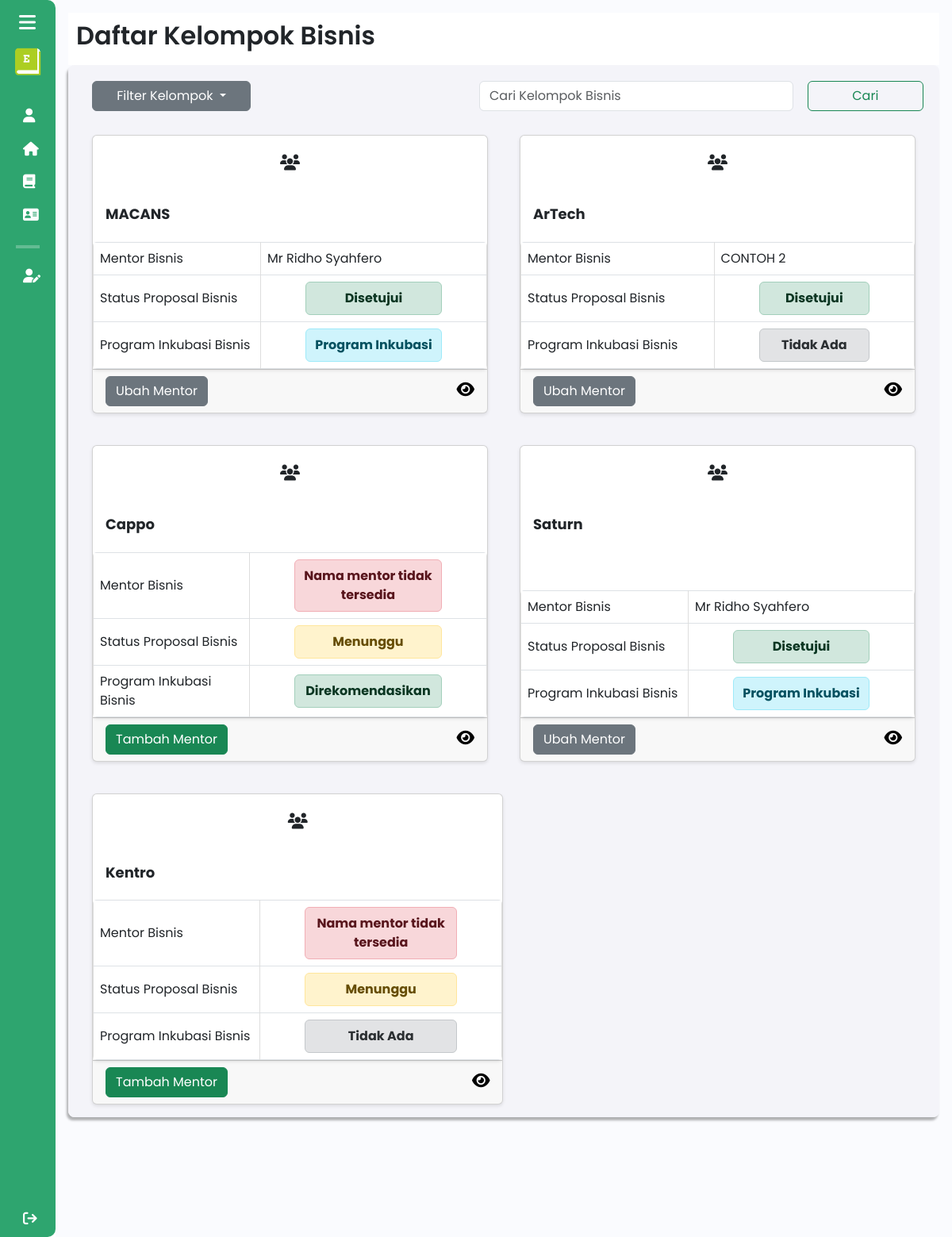
The app's page /mentor/daftar_kelompok_bisnis (signed in), older data.
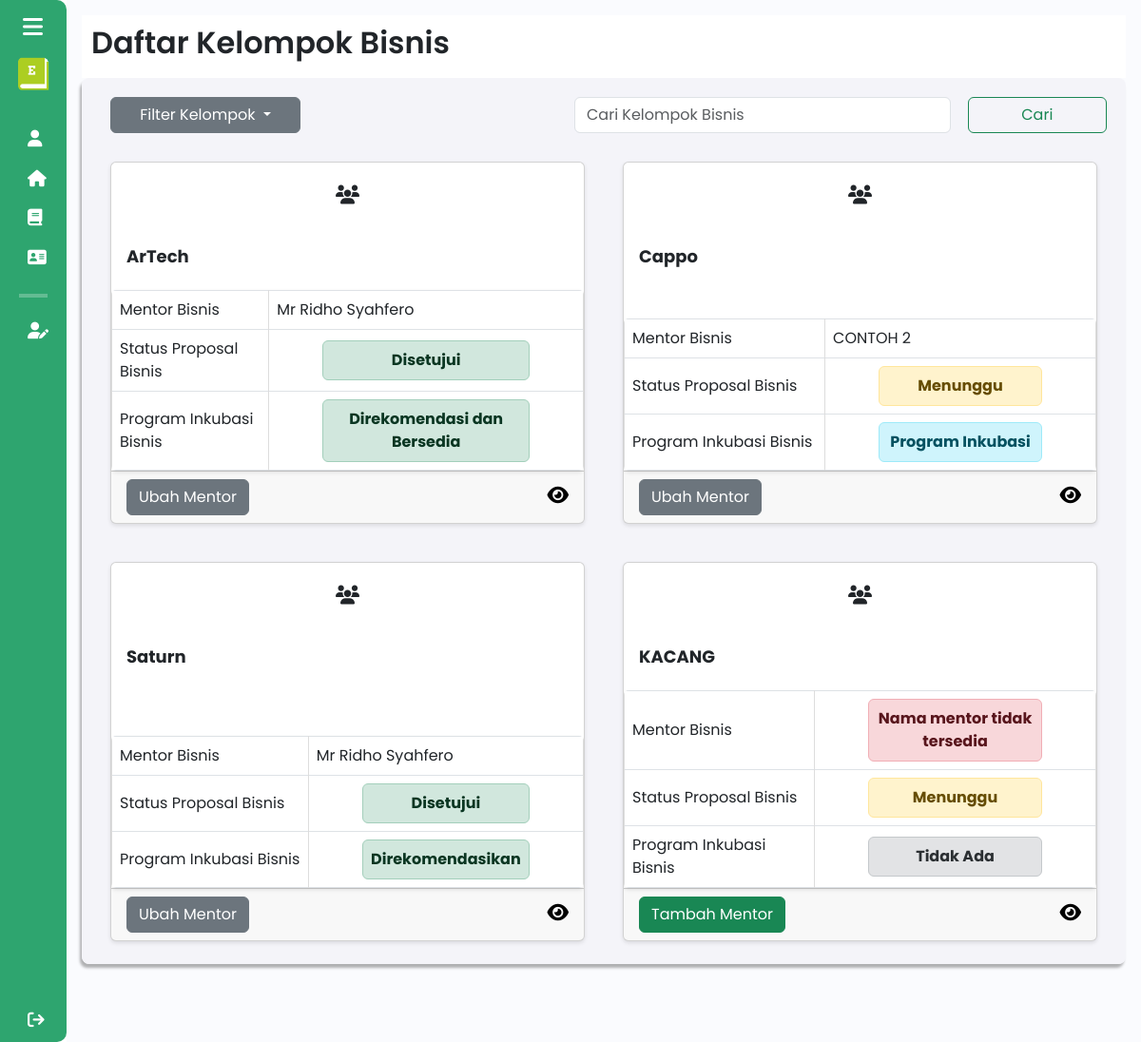
The same page, newer data.
### tables this page shows
CREATE TABLE `kelompok_bisnis` (
  `id_kelompok` int(11) NOT NULL,
  `npm_ketua` varchar(20) DEFAULT NULL,
  `nama_kelompok` varchar(50) DEFAULT NULL,
  `nama_bisnis` varchar(50) DEFAULT NULL,
  `logo_bisnis` varchar(255) DEFAULT NULL,
  `tahun_akademik_id` int(11) DEFAULT NULL,
  `kategori_bisnis` varchar(255) DEFAULT NULL,
  `sdg` varchar(255) DEFAULT NULL,
  `ide_bisnis` varchar(255) DEFAULT NULL,
  `id_mentor` int(11) DEFAULT NULL,
  `status_inkubasi` enum('direkomendasikan','disetujui','ditolak','masuk','tidak masuk') DEFAULT NULL,
  `status_kelompok_bisnis` enum('aktif','tidak aktif') DEFAULT 'aktif'
);

CREATE TABLE `mentor` (
  `id` int(11) NOT NULL,
  `user_id` int(11) NOT NULL,
  `nama` varchar(100) NOT NULL,
  `nidn` varchar(15) NOT NULL,
  `email` varchar(100) DEFAULT NULL,
  `contact` varchar(15) DEFAULT NULL,
  `keahlian` varchar(100) DEFAULT NULL,
  `fakultas` varchar(100) DEFAULT NULL,
  `prodi` varchar(100) DEFAULT NULL,
  `foto_profile` varchar(255) DEFAULT NULL
);

### components/pages/mentorbisnis/daftar_kelompok_bisnis_mentor.php (the view, shortened to what the rows shown need)
<?php
include $_SERVER['DOCUMENT_ROOT'] . '/Entree/config/db_connection.php';
$user_id = $_SESSION['user_id'];
$user_role = $_SESSION['role'];
$search = isset($_GET['search']) ? $_GET['search'] : '';
$status_inkubasi = isset($_GET['status_inkubasi']) ? $_GET['status_inkubasi'] : 'semua';
$sql_tahun_akademik = "SELECT id FROM tahun_akademik WHERE status = 'aktif'";
$result_tahun_akademik = $conn->query($sql_tahun_akademik);
if ($result_tahun_akademik->num_rows > 0) {
    $tahun_akademik_aktif = $result_tahun_akademik->fetch_assoc()['id'];
} else {
    die("Tidak ada tahun akademik yang aktif.");
}
if ($user_role === 'Tutor') {
    $sql = "
        SELECT * FROM kelompok_bisnis
        WHERE id_mentor = (SELECT id FROM mentor WHERE user_id = ?)
        AND id_tahun_akademik = ?
        AND nama_kelompok LIKE ?
    ";
    if ($status_inkubasi !== 'semua') {
        $sql .= " AND status_inkubasi = ?";
    }
} else {
    $sql = "
        SELECT * FROM kelompok_bisnis
        WHERE tahun_akademik_id = ?
        AND nama_kelompok LIKE ?
    ";
}
$stmt = $conn->prepare($sql);
$search_param = "%" . $search . "%";
if ($status_inkubasi !== 'semua') {
    if ($user_role === 'Tutor') {
        $stmt->bind_param('ssss', $user_id, $tahun_akademik_aktif, $search_param, $status_inkubasi);
    } else {
        $stmt->bind_param('sss', $tahun_akademik_aktif, $search_param, $status_inkubasi);
    }
} else {
    if ($user_role === 'Tutor') {
        $stmt->bind_param('sss', $user_id, $tahun_akademik_aktif, $search_param);
    } else {
        $stmt->bind_param('ss', $tahun_akademik_aktif, $search_param);
    }
}
$stmt->execute();
$result = $stmt->get_result();
?>
<!DOCTYPE html>
<html lang="en">
<head>
    <link href="https://cdn.lineicons.com/4.0/lineicons.css" rel="stylesheet" />
    <link href="https://cdn.jsdelivr.net/npm/bootstrap@5.3.0-alpha3/dist/css/bootstrap.min.css" rel="stylesheet"
>
    <link rel="stylesheet" href="/Entree/assets/css/daftar_kelompok.css">
</head>
<body>
    <div class="wrapper">
        <?php
        include 'sidebar_mentor.php';
        ?>
        <div class="main p-3">
            <div class="main_header">
                <?php
                include 'header_mentor.php';
                ?>
            </div>
            <div class="main_wrapper">
                <?php
                if ($result->num_rows > 0) {
                    while ($row = $result->fetch_assoc()) {
                        $id_kelompok = $row['id_kelompok'];
                        $id_mentor = $row['id_mentor'];
                        $mentorQuery = "
                            SELECT m.nama AS nama_mentor
                            FROM mentor m
                            WHERE m.id = ? LIMIT 1";
                        $mentorStmt = $conn->prepare($mentorQuery);
                        $mentorStmt->bind_param("i", $id_mentor);
                        $mentorStmt->execute();
                        $mentorResult = $mentorStmt->get_result();
                        $mentor = $mentorResult->fetch_assoc();
                        $namaMentor = $mentor['nama_mentor'] ?? 'Nama mentor tidak tersedia';
                        $sql = "SELECT status FROM proposal_bisnis WHERE kelompok_id = ?";
                        $stmt = $conn->prepare($sql);
                        $stmt->bind_param("i", $id_kelompok);
                        $stmt->execute();
                        $proposalResult = $stmt->get_result();
                        $status_proposal = 'menunggu';
                        $status_approved = false;
                        $status_rejected = false;
                        while ($proposalRow = $proposalResult->fetch_assoc()) {
                            if ($proposalRow['status'] == 'disetujui') {
                                $status_approved = true;
                                break;
                            } elseif ($proposalRow['status'] == 'ditolak') {
                                $status_rejected = true;
                                $status_color = '#dc3545';
                            }
                        }
                        if ($status_approved) {
                            $status_proposal = 'disetujui';
                        } elseif ($status_rejected) {
                            $status_proposal = 'ditolak';
                        }
                        echo '
                        <div class="card" style="width: 45%; margin: 10px;">
                            <div class="card-icon text-center py-4">
                                <i class="fa-solid fa-users"></i>
                            </div>
                            <div class="card-body m-0">
                                <h5 class="card-title">' . htmlspecialchars($row['nama_kelompok']) . '</h5>
                            </div>
                            <table class="table table-bordered m-0 styled-table">
                                <tbody>
                                    <tr>
                                        <td>Mentor Bisnis</td>';
                                        if ($namaMentor == "Nama mentor tidak tersedia") {
                                            echo '<td style="max-width:300px"><div class="alert alert-danger fw-bold text-center m-0 mx-5 p-2" role="alert">Nama mentor tidak tersedia</div></td>';
                                        } else {
                                            echo '<td style="max-width:300px" >' . $namaMentor . '</td>';
                                        }
                                   echo '</tr>
                                    <tr>
                                        <td>Status Proposal Bisnis</td>
                                        <td>';
                                            if ($status_proposal == 'disetujui') {
                                                echo '<p class="alert alert-success fw-bold text-center m-0 mx-5 p-2" role="alert">Disetujui</p>';
                                            } else {
                                                echo '<p class="alert alert-warning fw-bold text-center m-0 mx-5 p-2" role="alert">Menunggu</p>';
                                            }
                                        echo '</td>
                                    </tr>
                                     <tr>
                                        <td>Program Inkubasi Bisnis</td>
                                        <td>';
                                            if ($row['status_inkubasi'] == 'direkomendasikan') {
                                                echo '
                                                <p
                                                    class="alert alert-success fw-bold text-center m-0 mx-5 p-2"
                                                    role="alert"
                                                    data-bs-toggle="popover"
                                                    title="Status Direkomendasikan"
                                                    data-bs-content="Kelompok Bisnis ini direkomendasikan oleh Mentor bisnis nya untuk masuk ke dalam Program Inkubasi."
                                                    style="cursor: pointer;">
                                                        Direkomendasikan
                                                </p>';
                                            } elseif ($row['status_inkubasi'] == 'disetujui') {
                                                echo '
                                                <p
                                                    class="alert alert-success fw-bold text-center m-0 mx-5 p-2"
                                                    role="alert"
                                                    data-bs-toggle="popover"
                                                    title="Status Direkomendasi dan Bersedia"
                                                    data-bs-content="Kelompok bisnis ini Direkomendasi oleh Mentor Bisnisnya dan Bersedia untuk masuk ke Program Inkubasi, Perlu Persetujuan Admin PIKK untuk Kelompok Bisnis ini masuk ke dalam Program Inkubasi. "
                                                    style="cursor: pointer;">
                                                        Direkomendasi dan Bersedia
                                                </p>';
                                            } elseif ($row['status_inkubasi'] == 'masuk') {
                                                echo '
                                                <p
                                                    class="alert alert-info fw-bold text-center m-0 mx-5 p-2"
                                                    role="alert"
                                                    data-bs-toggle="popover"
                                                    title="Status Program Inkubasi"
                                                    data-bs-content="Kelompok Bisnis ini Terdaftar dalam Program Inkubasi."
                                                    style="cursor: pointer;">
                                                        Program Inkubasi
                                                </p>';
                                            } else {
                                                echo '
                                                <p
                                                    class="alert alert-secondary fw-bold text-center m-0 mx-5 p-2"
                                                    role="alert"
                                                    data-bs-toggle="popover"
                                                    title="Status Tidak Ada"
                                                    data-bs-content="Status Program Kelompok Bisnis ini belum ditentukan."
                                                    style="cursor: pointer;">
                                                        Tidak Ada
                                                </p>';
                                            }
                                        echo '</td>
                                    </tr>
                                </tbody>
                            </table>
                            <div class="card-footer">';
                        if ($_SESSION['role'] == 'Dosen Pengampu') {
                            if (!empty($row['id_mentor'])) {
                                echo '<button class="btn btn-secondary" data-bs-toggle="modal" data-bs-target="#mentorModal' . $id_kelompok . '">Ubah Mentor</button>';
                            } else {
                                echo '<button class="btn btn-success" data-bs-toggle="modal" data-bs-target="#mentorModal' . $id_kelompok . '">Tambah Mentor</button>';
                            }
                        }
                        echo '<a href="detail_kelompok?id_kelompok=' . $id_kelompok . '">
                                <i class="fa-solid fa-eye detail-icon" data-bs-toggle="tooltip" data-bs-custom-class="custom-tooltip" data-bs-title="Lihat Kelompok Bisnis"></i>
                            </a>';
                        echo '</div>';
                        echo '</div>';
                    }
                }
                ?>
            </div>
        </div>
    </div>
</body>
</html>

Row changes from the older to the newer data that the page shows:
removed kelompok_bisnis: nama_kelompok "MACANS", id_mentor.nama "Mr Ridho Syahfero", shows "Disetujui", status_inkubasi "Program Inkubasi"
removed kelompok_bisnis: nama_kelompok "Kentro", shows "Nama mentor tidak tersedia", shows "Menunggu", shows "Tidak Ada"
changed kelompok_bisnis "ArTech": id_mentor.nama "CONTOH 2" → "Mr Ridho Syahfero"; status_inkubasi "Tidak Ada" → "Direkomendasi dan Bersedia"
changed kelompok_bisnis "Cappo": id_mentor.nama (not shown) → "CONTOH 2"; status_inkubasi "Direkomendasikan" → "Program Inkubasi"; id_mentor "Tambah Mentor" → "Ubah Mentor"; no longer shows "Nama mentor tidak tersedia"
changed kelompok_bisnis "Saturn": status_inkubasi "Program Inkubasi" → "Direkomendasikan"
added kelompok_bisnis: nama_kelompok "KACANG", shows "Nama mentor tidak tersedia", shows "Menunggu", shows "Tidak Ada"
